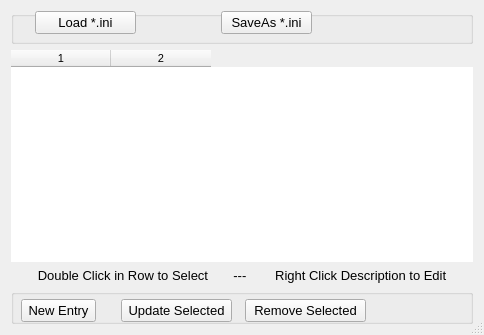
<?xml version="1.0" encoding="UTF-8"?>
<ui version="4.0">
 <class>MemDialog</class>
 <widget class="QDialog" name="MemDialog">
  <property name="geometry">
   <rect>
    <x>0</x>
    <y>0</y>
    <width>484</width>
    <height>335</height>
   </rect>
  </property>
  <property name="font">
   <font>
    <pointsize>10</pointsize>
   </font>
  </property>
  <property name="windowTitle">
   <string>Memory Channels</string>
  </property>
  <property name="sizeGripEnabled">
   <bool>true</bool>
  </property>
  <property name="modal">
   <bool>false</bool>
  </property>
  <layout class="QVBoxLayout" name="verticalLayout">
   <item>
    <widget class="QGroupBox" name="groupBox_2">
     <property name="enabled">
      <bool>true</bool>
     </property>
     <property name="minimumSize">
      <size>
       <width>0</width>
       <height>25</height>
      </size>
     </property>
     <property name="contextMenuPolicy">
      <enum>Qt::PreventContextMenu</enum>
     </property>
     <property name="title">
      <string/>
     </property>
     <property name="flat">
      <bool>false</bool>
     </property>
     <widget class="QPushButton" name="pushButtonLoad">
      <property name="geometry">
       <rect>
        <x>24</x>
        <y>0</y>
        <width>101</width>
        <height>23</height>
       </rect>
      </property>
      <property name="focusPolicy">
       <enum>Qt::NoFocus</enum>
      </property>
      <property name="text">
       <string>Load *.ini</string>
      </property>
      <property name="checkable">
       <bool>false</bool>
      </property>
     </widget>
     <widget class="QPushButton" name="pushButtonSave">
      <property name="geometry">
       <rect>
        <x>210</x>
        <y>0</y>
        <width>91</width>
        <height>23</height>
       </rect>
      </property>
      <property name="focusPolicy">
       <enum>Qt::NoFocus</enum>
      </property>
      <property name="text">
       <string>SaveAs *.ini</string>
      </property>
     </widget>
    </widget>
   </item>
   <item>
    <widget class="QTableWidget" name="tableWidgetMem">
     <property name="font">
      <font>
       <pointsize>8</pointsize>
      </font>
     </property>
     <property name="frameShape">
      <enum>QFrame::NoFrame</enum>
     </property>
     <property name="frameShadow">
      <enum>QFrame::Plain</enum>
     </property>
     <property name="columnCount">
      <number>2</number>
     </property>
     <column/>
     <column/>
    </widget>
   </item>
   <item>
    <widget class="QLabel" name="label_1">
     <property name="text">
      <string>Double Click in Row to Select       ---        Right Click Description to Edit</string>
     </property>
     <property name="alignment">
      <set>Qt::AlignCenter</set>
     </property>
    </widget>
   </item>
   <item>
    <widget class="QGroupBox" name="groupBox">
     <property name="minimumSize">
      <size>
       <width>0</width>
       <height>35</height>
      </size>
     </property>
     <property name="title">
      <string/>
     </property>
     <widget class="QPushButton" name="pushButtonNew">
      <property name="geometry">
       <rect>
        <x>10</x>
        <y>10</y>
        <width>75</width>
        <height>23</height>
       </rect>
      </property>
      <property name="focusPolicy">
       <enum>Qt::NoFocus</enum>
      </property>
      <property name="text">
       <string>New Entry</string>
      </property>
     </widget>
     <widget class="QPushButton" name="pushButtonDelete">
      <property name="geometry">
       <rect>
        <x>234</x>
        <y>10</y>
        <width>121</width>
        <height>23</height>
       </rect>
      </property>
      <property name="focusPolicy">
       <enum>Qt::NoFocus</enum>
      </property>
      <property name="text">
       <string>Remove Selected</string>
      </property>
     </widget>
     <widget class="QPushButton" name="pushButtonUpdate">
      <property name="geometry">
       <rect>
        <x>110</x>
        <y>10</y>
        <width>111</width>
        <height>23</height>
       </rect>
      </property>
      <property name="focusPolicy">
       <enum>Qt::NoFocus</enum>
      </property>
      <property name="text">
       <string>Update Selected</string>
      </property>
     </widget>
    </widget>
   </item>
  </layout>
  <zorder>tableWidgetMem</zorder>
  <zorder>groupBox</zorder>
  <zorder>label_1</zorder>
  <zorder>groupBox_2</zorder>
 </widget>
 <resources/>
 <connections>
  <connection>
   <sender>pushButtonNew</sender>
   <signal>clicked()</signal>
   <receiver>MemDialog</receiver>
   <slot>OnNewItem()</slot>
   <hints>
    <hint type="sourcelabel">
     <x>93</x>
     <y>319</y>
    </hint>
    <hint type="destinationlabel">
     <x>9</x>
     <y>299</y>
    </hint>
   </hints>
  </connection>
  <connection>
   <sender>tableWidgetMem</sender>
   <signal>itemDoubleClicked(QTableWidgetItem*)</signal>
   <receiver>MemDialog</receiver>
   <slot>OnItemDoubleClicked(QTableWidgetItem*)</slot>
   <hints>
    <hint type="sourcelabel">
     <x>361</x>
     <y>245</y>
    </hint>
    <hint type="destinationlabel">
     <x>385</x>
     <y>299</y>
    </hint>
   </hints>
  </connection>
  <connection>
   <sender>pushButtonUpdate</sender>
   <signal>clicked()</signal>
   <receiver>MemDialog</receiver>
   <slot>OnUpdateSelected()</slot>
   <hints>
    <hint type="sourcelabel">
     <x>192</x>
     <y>319</y>
    </hint>
    <hint type="destinationlabel">
     <x>6</x>
     <y>299</y>
    </hint>
   </hints>
  </connection>
  <connection>
   <sender>tableWidgetMem</sender>
   <signal>cellChanged(int,int)</signal>
   <receiver>MemDialog</receiver>
   <slot>OnCellChanged(int,int)</slot>
   <hints>
    <hint type="sourcelabel">
     <x>22</x>
     <y>230</y>
    </hint>
    <hint type="destinationlabel">
     <x>7</x>
     <y>235</y>
    </hint>
   </hints>
  </connection>
  <connection>
   <sender>pushButtonLoad</sender>
   <signal>clicked()</signal>
   <receiver>MemDialog</receiver>
   <slot>OnLoadFileSelect()</slot>
   <hints>
    <hint type="sourcelabel">
     <x>108</x>
     <y>15</y>
    </hint>
    <hint type="destinationlabel">
     <x>3</x>
     <y>46</y>
    </hint>
   </hints>
  </connection>
  <connection>
   <sender>pushButtonSave</sender>
   <signal>clicked()</signal>
   <receiver>MemDialog</receiver>
   <slot>OnSaveAsFileSelect()</slot>
   <hints>
    <hint type="sourcelabel">
     <x>272</x>
     <y>19</y>
    </hint>
    <hint type="destinationlabel">
     <x>384</x>
     <y>66</y>
    </hint>
   </hints>
  </connection>
  <connection>
   <sender>pushButtonDelete</sender>
   <signal>clicked()</signal>
   <receiver>MemDialog</receiver>
   <slot>OnRemoveSelected()</slot>
   <hints>
    <hint type="sourcelabel">
     <x>306</x>
     <y>307</y>
    </hint>
    <hint type="destinationlabel">
     <x>353</x>
     <y>290</y>
    </hint>
   </hints>
  </connection>
 </connections>
 <slots>
  <slot>OnNewItem()</slot>
  <slot>OnItemDoubleClicked(QTableWidgetItem*)</slot>
  <slot>OnUpdateSelected()</slot>
  <slot>OnRemoveSelected()</slot>
  <slot>OnLoadFileSelect()</slot>
  <slot>OnCellChanged(int,int)</slot>
  <slot>OnSaveAsFileSelect()</slot>
 </slots>
</ui>
